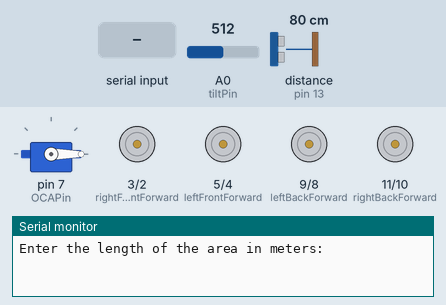
Recording of a sketch running on a simulated Arduino Uno, built with avr-gcc and run on an emulated ATmega328P. Parts: servo, motor-driver pin pairs drawn as motors (green arrow = first pin HIGH = forward, orange = second pin HIGH = backward, longer = more drive), the last lines printed to the serial monitor. Inputs (shaded band) come from the test bench; at power-on: A0 (tiltPin) = 512, distance to the obstacle (sensor on pin 13) 80 cm. The echo pulse lasts 58.3 µs per cm.

Above: at 0.8 s.
0.9 s: "1,90\n" received over Serial
At 1.7 s:
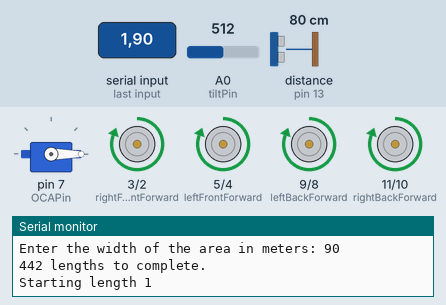
At 3.2 s:
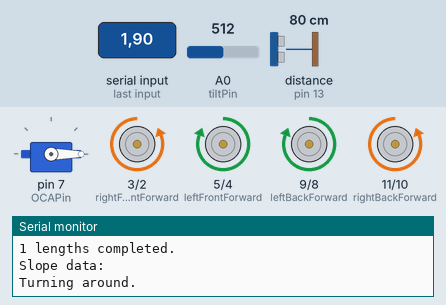
Timing chart, 0 to 9.9 s (numbered marks = the images above; inputs shaded):
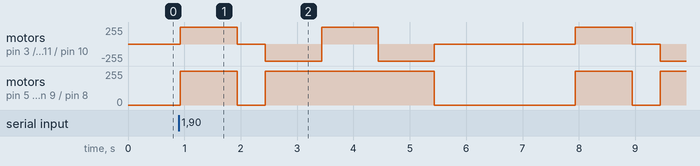

The sketch:

Ground_Surveyor_Bot.ino
```cpp
#include <Servo.h>;
//Front Motors
int rightFrontBackward = 2, rightFrontForward = 3;
int leftFrontBackward = 4, leftFrontForward = 5;
//Rear Motors
int leftBackBackward = 8, leftBackForward = 9;
int rightBackBackward = 10, rightBackForward = 11;
//Object Clearing Arm (OCA)
Servo OCA;
int OCAPin = 7;
float GetObjectHeight();
float objectHeight;
//Tilt Sensor
int tiltPin = A0;
float slopeSensed;
float GetSlope();
int SIZE=0;
int* groundSlopes = new int[SIZE];
//Distance Sensor
int triggerPin = 12, echoPin = 13;
float time, distanceSensed, objectDistance = 100;
float GetDistance();
//Survey Area
int GetLength();
int areaLength;
int GetWidth();
int areaWidth;
int surveyLengths;
//Bot dimensions
float botWidth = .2032; 						//m
float botHeight = .127; 						//m
float wheelCircumference = 2*3.14159*0.04445; 	//m
float botSpeed = 64.51543/60;					//meters per second
//Bot & object location
float distanceTraveled = 0;						//m
int lengthsCompleted = 0;
int GetObjectXLocation();
int objectXLocation;
int GetObjectYLocation();
int objectYLocation;
int objectLocation[2]={};
void SendLocation();
//Time step for data gathering (every second)
long int t1;
long int t2;
float stepDistance;
int counter = 0;
int step = 0;

///////////////////////////////////////////////////////

void setup()
{
  //Motors
  pinMode(leftFrontForward, OUTPUT);
  pinMode(leftFrontBackward, OUTPUT);
  pinMode(rightFrontForward, OUTPUT);
  pinMode(rightFrontBackward, OUTPUT);
  pinMode(leftBackForward, OUTPUT);
  pinMode(leftBackBackward, OUTPUT);
  pinMode(rightBackForward, OUTPUT);
  pinMode(rightBackBackward, OUTPUT);

  //OCA Servo
  pinMode(OCAPin, OUTPUT);
  OCA.attach(OCAPin);
  OCA.write(0);

  //Tilt Sensor
  pinMode(tiltPin, INPUT);

  //Distance Sensor
  pinMode(triggerPin, OUTPUT);
  pinMode(echoPin, INPUT);

  Serial.begin(9600);

  //Get survey area dimensions (from Central Hub)
  areaLength = GetLength();
  areaWidth = GetWidth();
  surveyLengths = areaWidth/(botWidth);
  Serial.print(surveyLengths);
  Serial.println(" lengths to complete.");
  SIZE = areaLength/botSpeed;				//Size of groundSlopes array.
  											//Adds a new data point every second.
}

///////////////////////////////////////////////////////
void loop()
{
  if (lengthsCompleted < surveyLengths){
    if (distanceTraveled == 0){
      Serial.println();
      Serial.print("Starting length ");
      Serial.println(lengthsCompleted + 1);
      step = 0;
    }
    if (objectDistance > 17){
      while (distanceTraveled < areaLength && objectDistance > 17){
        t1 = millis();
        GoForward();
        delay(1000);
        t2 = millis();
        stepDistance = ((t2-t1)/1000)*botSpeed;
        distanceTraveled += stepDistance;
        groundSlopes[step] = GetSlope();
        step += 1;
        objectDistance = GetDistance();
      }
      Stop();
      delay(500);
      if (distanceTraveled >= areaLength){
        lengthsCompleted += 1;
        Serial.print(lengthsCompleted);
        Serial.println(" lengths completed.");
        Serial.print("Slope data: ");
        for (int i=0; i < SIZE; i++){
          Serial.print(groundSlopes[i]);
          Serial.print(", ");
        }
        Serial.println();
        UTurn();
        distanceTraveled = 0;
        delay(2000);
      }
    }
    else if (counter == 0){
      counter += 1;
      objectHeight = GetObjectHeight();
      if (objectHeight <= botHeight)
      	ClearObject();
      objectDistance = GetDistance();
      if (objectDistance > 17){
        Serial.println("Continuing length.");
        counter = 0;
      }
    }
    else {
      SendLocation();
      GoAround();
      counter = 0;
      objectDistance = GetDistance();
      if (objectDistance > 17)
        Serial.println("Continuing length.");
    }
  }
  else{
    Serial.println();
    Serial.println("Surveying done.");
    Serial.print(lengthsCompleted);
    Serial.println(" lengths completed.");
    while (0==0){
    }
  }
}

///////////////////////////////////////////////////////

//Functions
void GoForward(){
  digitalWrite(leftFrontForward, HIGH);
  digitalWrite(leftFrontBackward, LOW);
  digitalWrite(leftBackForward, HIGH);
  digitalWrite(leftBackBackward, LOW);

  digitalWrite(rightFrontForward, HIGH);
  digitalWrite(rightFrontBackward, LOW);
  digitalWrite(rightBackForward, HIGH);
  digitalWrite(rightBackBackward, LOW);
}

void Stop(){
  digitalWrite(leftFrontForward, LOW);
  digitalWrite(leftFrontBackward, LOW);
  digitalWrite(leftBackForward, LOW);
  digitalWrite(leftBackBackward, LOW);

  digitalWrite(rightFrontForward, LOW);
  digitalWrite(rightFrontBackward, LOW);
  digitalWrite(rightBackForward, LOW);
  digitalWrite(rightBackBackward, LOW);
}

void TurnLeft(){
  digitalWrite(leftFrontForward, LOW);
  digitalWrite(leftFrontBackward, HIGH);
  digitalWrite(leftBackForward, LOW);
  digitalWrite(leftBackBackward, HIGH);

  digitalWrite(rightFrontForward, HIGH);
  digitalWrite(rightFrontBackward, LOW);
  digitalWrite(rightBackForward, HIGH);
  digitalWrite(rightBackBackward, LOW);
}

void TurnRight(){
  digitalWrite(leftFrontForward, HIGH);
  digitalWrite(leftFrontBackward, LOW);
  digitalWrite(leftBackForward, HIGH);
  digitalWrite(leftBackBackward, LOW);

  digitalWrite(rightFrontForward, LOW);
  digitalWrite(rightFrontBackward, HIGH);
  digitalWrite(rightBackForward, LOW);
  digitalWrite(rightBackBackward, HIGH);
}

void ClearObject(){
  Serial.println("Clearing object.");
  for (int i=0; i<3; i++){
    OCA.write(90);
  	delay(1500);
  	OCA.write(0);
  	delay(1500);
  }
}

void UTurn(){
  Serial.println("Turning around.");
  TurnRight();
  delay(1000);
  GoForward();
  delay(1000);
  TurnRight();
  delay(1000);
  Stop();
  delay(500);
  counter = 0;
}

void GoAround(){
  Serial.println("Going around object.");
  TurnRight();
  delay(500);
  GoForward();
  delay(500);
  TurnLeft();
  delay(500);
  GoForward();
  delay(500);
  TurnLeft();
  delay(500);
  GoForward();
  delay(500);
  TurnRight();
  delay(500);
  Stop();
  delay(1000);
}

float GetSlope(){
  slopeSensed = analogRead(tiltPin);

  return slopeSensed;
}

float GetDistance(){
  digitalWrite(triggerPin, LOW);
  delayMicroseconds(2);

  digitalWrite(triggerPin, HIGH);
  delayMicroseconds(10);
  digitalWrite(triggerPin, LOW);

  time = pulseIn(echoPin, HIGH)/2000000.0;
  distanceSensed = time*34300.0;

  return distanceSensed;
}

int GetLength(){
  Serial.print("Enter the length of the area in meters: ");

  while (Serial.available() == 0){
  }

  areaLength = Serial.parseInt();
  Serial.println(areaLength);
  return areaLength;
}

int GetWidth(){
  Serial.print("Enter the width of the area in meters: ");

  while (Serial.available() == 0){
  }

  areaWidth = Serial.parseInt();
  Serial.println(areaWidth);
  return areaWidth;
}

float GetObjectHeight(){
  Serial.println("Object encountered. Getting drone data...");
  while (Serial.available() == 0){
  }

  objectHeight = Serial.parseFloat();
  Serial.println(objectHeight);
  return objectHeight;
}

int GetObjectXLocation(){
  objectXLocation = (lengthsCompleted+1)*botWidth;

  return objectXLocation;
}

int GetObjectYLocation(){
  objectYLocation = distanceTraveled;

  return objectYLocation;
}

void SendLocation(){
  Serial.println("Sending object location to swarm...");
  objectLocation[0] = GetObjectXLocation();
  objectLocation[1] = GetObjectYLocation();

  Serial.print("Object at: (");
  Serial.print(objectLocation[0]);
  Serial.print(", ");
  Serial.print(objectLocation[1]);
  Serial.println(")");
}
```
